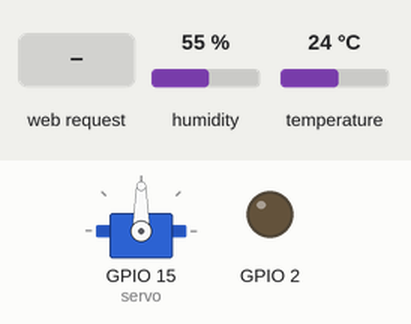
Simulated run of this sketch. Board: ESP32. Parts: servo, output pins drawn as LEDs (lit = HIGH). The inputs (shaded band) are chosen by the test bench; at power-on: humidity 55 %, temperature 24 °C. WiFi joins after 1.5 s; servers stay silent unless stated; storage starts empty; what the sketch prints to the serial monitor is not drawn.

Above: at 3.7 s.
3.8 s: HTTP request GET /feed_fish received
At 4.6 s:
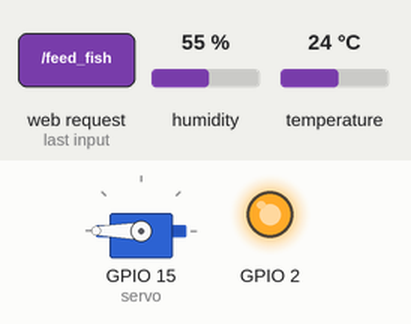
At 5.9 s:
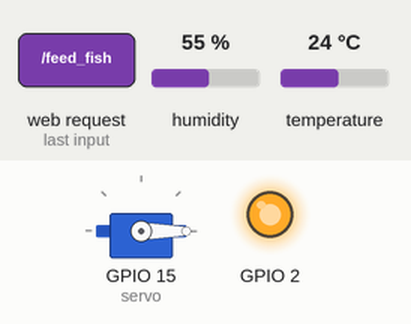
Timing chart, 0 to 8.3 s (numbered marks = the images above; inputs shaded):
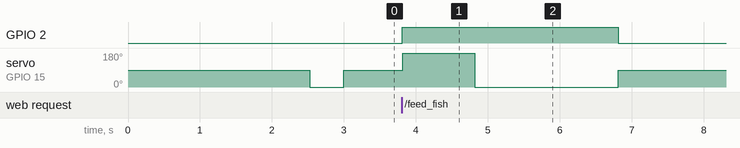

The sketch:

sketch_jan09a.ino
```cpp
#include <WiFi.h>
#include "FS.h"
#include "SPIFFS.h"
#include <SimpleDHT.h>
#include <ESP32Servo.h>

Servo servo;

const char* ssid = "dlink";
const char* password = "1111111111";

String web,header;
WiFiServer server(80);

IPAddress staticIP(192,168,0,22);
IPAddress gateway(192,168,0,1);
IPAddress subnet(255,255,255,0);

bool client_flag = true;

unsigned long int feed_time = 3000;
unsigned long int current = millis();

unsigned long currentTime = millis();

unsigned long previousTime = 0;

const long timeoutTime = 2000;

int pinDHT11 = 14;
SimpleDHT11 dht11(pinDHT11);
byte temp = 0;
byte hum = 0;

void setup() {
  servo.attach(15);
  pinMode(2, OUTPUT);
  digitalWrite(2, LOW);
  WiFi.config(staticIP, gateway, subnet);
  Serial.begin(115200);
  WiFi.begin(ssid, password);
  while (WiFi.status() != WL_CONNECTED) {
    delay(500);

    Serial.print(".");
  Serial.println("");
  Serial.println("WiFi connected.");
  Serial.println("IP address: ");
  Serial.println(WiFi.localIP());
  server.begin();

  if(!SPIFFS.begin()){
    Serial.println("An Error has occurred while mounting SPIFFS");
    return;
  }
  File file = SPIFFS.open("/index.html", "r");
  Serial.println();
  Serial.println("File Content:");
  delay(2000);
  while (file.available())
  {
  web+=String((char)file.read());
  }
  file.close();
  }
  Serial.println(web);
}

void loop() {
    servo.write(0);
    Serial.println("woto");
  WiFiClient client = server.available(); // прослушка входящих клиентов
  if (client&&client_flag) {

    client_flag = false;
    currentTime = millis();
    previousTime = currentTime;
    Serial.println("New Client."); // выводим сообщение
    String currentLine = "";
    while (client.connected() && currentTime - previousTime <= timeoutTime ) {
      //currentTime = millis();
      if (client.available()) { // если от клиента поступают данные,
        char c = client.read(); // читаем байт, затем
        Serial.write(c); // выводим на экран
        header += c;
        if (c == '\n') { // если байт является переводом строки
          // если пустая строка, мы получили два символа перевода строки
          // значит это конец HTTP-запроса, формируем ответ сервера:
          if (currentLine.length() == 0) {
            Serial.println(header);
            if(header.indexOf("GET /feed_fish")>=0){
              servo.write(180);
              digitalWrite(2, HIGH);
              current = millis();
              Serial.println("Включення двигуна");
            }
            // HTTP заголовки начинаются с кода ответа (напр., HTTP / 1.1 200 OK)
            // и content-type, затем пустая строка:
            client.println("HTTP/1.1 200 OK");
            client.println("Content-type:text/html");
            client.println("Connection: close");
            client.println();

            client.println(web+" <div class=\"row\"><h5>Temperature "+temp+"°С</h5>  </div></div></body></html>");
            client.println("\n\r");
            delay(5);
            break;
          }
          else { // если получили новую строку, очищаем currentLine
            currentLine = "";
          }
       }
       else if (c != '\r') { // Если получили что-то ещё кроме возврата строки,
          currentLine += c; // добавляем в конец currentLine
       }
     }

    }
    header = "";

    client.stop();
    delay(1000);
    Serial.println("Client disconnected.");
    Serial.println("");
  }

  if (millis()-current>=feed_time){
    servo.write(90);
    Serial.println("Виключення двигуна");
    digitalWrite(2, LOW);
    client_flag=true;
    dht11.read(&temp, &hum, NULL);

  }
}
```

Measured:
- after the input at 3.8 s, GPIO 2: LOW → HIGH at once, → LOW 3.0 s later; servo on GPIO 15 (servo): 90° → 180° at once, → 0° 1.0 s later, → 90° 2.0 s later
